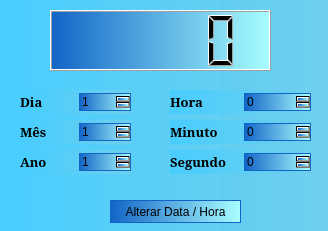
<?xml version="1.0" encoding="UTF-8"?>
<ui version="4.0">
 <class>altera_hora</class>
 <widget class="QDialog" name="altera_hora">
  <property name="geometry">
   <rect>
    <x>0</x>
    <y>0</y>
    <width>328</width>
    <height>231</height>
   </rect>
  </property>
  <property name="windowTitle">
   <string>Dialog</string>
  </property>
  <property name="styleSheet">
   <string notr="true">QWidget{
background-color: qlineargradient(spread:pad, x1:0, y1:0, x2:1, y2:0, stop:0 rgba(69, 205, 255, 220), stop:1 rgba(110, 207, 237, 255));
}


QPushButton {
background-color: qlineargradient(spread:reflect, x1:0, y1:0, x2:1, y2:0, stop:0 rgba(18, 100, 198, 255), stop:1 rgba(169, 255, 255, 255));
border-style: solid;
border-width: 1px;
border-color: rgb(18, 100, 198);
color: rgb(0,0,0);
border-radius: 25px;

}

QPushButton:hover{	
	background-color: qradialgradient(spread:reflect, cx:0.5, cy:0.5, radius:0.5, fx:0.5, fy:0.5, stop:0 rgba(169, 255, 255, 255), stop:1 rgba(18, 100, 198, 255));
    border-style: solid;
border-width: 1px;
border-color: rgb(18, 100, 198);
color: rgb(255, 255, 255);
border-radius: 15px;
}

QPushButton:pressed{
	
	background-color: rgb(123, 117, 179);
    border-style: outset;
    border-width: 2px;
    border-radius: 5px;
    border-color: gray;
    font: bold 10px;
    padding: 20px;
}

QLabel{
background-color: rgb(null);
color: rgb(null);
}

QSpinBox{
background-color: qlineargradient(spread:reflect, x1:0, y1:0, x2:1, y2:0, stop:0 rgba(18, 100, 198, 255), stop:1 rgba(169, 255, 255, 255));
border-style: solid;
border-width: 1px;
border-color: rgb(18, 100, 198);
color: rgb(0,0,0);
border-radius: 15px;
}

QLCDNumber {
background-color: qlineargradient(spread:reflect, x1:0, y1:0, x2:1, y2:0, stop:0 rgba(18, 100, 198, 255), stop:1 rgba(169, 255, 255, 255));

}</string>
  </property>
  <widget class="QPushButton" name="altera">
   <property name="geometry">
    <rect>
     <x>110</x>
     <y>200</y>
     <width>131</width>
     <height>23</height>
    </rect>
   </property>
   <property name="text">
    <string>Alterar Data / Hora</string>
   </property>
  </widget>
  <widget class="QWidget" name="layoutWidget1">
   <property name="geometry">
    <rect>
     <x>20</x>
     <y>90</y>
     <width>111</width>
     <height>24</height>
    </rect>
   </property>
   <layout class="QHBoxLayout" name="horizontalLayout">
    <item>
     <widget class="QLabel" name="label">
      <property name="font">
       <font>
        <family>MS Serif</family>
        <pointsize>10</pointsize>
        <weight>75</weight>
        <bold>true</bold>
       </font>
      </property>
      <property name="text">
       <string>Dia</string>
      </property>
     </widget>
    </item>
    <item>
     <widget class="QSpinBox" name="dia">
      <property name="minimum">
       <number>1</number>
      </property>
      <property name="maximum">
       <number>31</number>
      </property>
     </widget>
    </item>
   </layout>
  </widget>
  <widget class="QWidget" name="layoutWidget2">
   <property name="geometry">
    <rect>
     <x>20</x>
     <y>120</y>
     <width>111</width>
     <height>24</height>
    </rect>
   </property>
   <layout class="QHBoxLayout" name="horizontalLayout_2">
    <item>
     <widget class="QLabel" name="label_2">
      <property name="font">
       <font>
        <family>MS Serif</family>
        <pointsize>10</pointsize>
        <weight>75</weight>
        <bold>true</bold>
       </font>
      </property>
      <property name="text">
       <string>Mês</string>
      </property>
     </widget>
    </item>
    <item>
     <widget class="QSpinBox" name="mes">
      <property name="minimum">
       <number>1</number>
      </property>
      <property name="maximum">
       <number>12</number>
      </property>
     </widget>
    </item>
   </layout>
  </widget>
  <widget class="QWidget" name="layoutWidget3">
   <property name="geometry">
    <rect>
     <x>20</x>
     <y>150</y>
     <width>111</width>
     <height>24</height>
    </rect>
   </property>
   <layout class="QHBoxLayout" name="horizontalLayout_3">
    <item>
     <widget class="QLabel" name="label_3">
      <property name="font">
       <font>
        <family>MS Serif</family>
        <pointsize>10</pointsize>
        <weight>75</weight>
        <bold>true</bold>
       </font>
      </property>
      <property name="text">
       <string>Ano</string>
      </property>
     </widget>
    </item>
    <item>
     <widget class="QSpinBox" name="ano">
      <property name="minimum">
       <number>1</number>
      </property>
      <property name="maximum">
       <number>9999</number>
      </property>
     </widget>
    </item>
   </layout>
  </widget>
  <widget class="QWidget" name="layoutWidget4">
   <property name="geometry">
    <rect>
     <x>170</x>
     <y>90</y>
     <width>141</width>
     <height>24</height>
    </rect>
   </property>
   <layout class="QHBoxLayout" name="horizontalLayout_4">
    <item>
     <widget class="QLabel" name="label_4">
      <property name="font">
       <font>
        <family>MS Serif</family>
        <pointsize>10</pointsize>
        <weight>75</weight>
        <bold>true</bold>
       </font>
      </property>
      <property name="text">
       <string>Hora</string>
      </property>
     </widget>
    </item>
    <item>
     <widget class="QSpinBox" name="hora">
      <property name="maximum">
       <number>23</number>
      </property>
     </widget>
    </item>
   </layout>
  </widget>
  <widget class="QWidget" name="layoutWidget5">
   <property name="geometry">
    <rect>
     <x>170</x>
     <y>120</y>
     <width>141</width>
     <height>24</height>
    </rect>
   </property>
   <layout class="QHBoxLayout" name="horizontalLayout_5">
    <item>
     <widget class="QLabel" name="label_5">
      <property name="font">
       <font>
        <family>MS Serif</family>
        <pointsize>10</pointsize>
        <weight>75</weight>
        <bold>true</bold>
       </font>
      </property>
      <property name="text">
       <string>Minuto</string>
      </property>
     </widget>
    </item>
    <item>
     <widget class="QSpinBox" name="minuto">
      <property name="maximum">
       <number>60</number>
      </property>
     </widget>
    </item>
   </layout>
  </widget>
  <widget class="QWidget" name="layoutWidget6">
   <property name="geometry">
    <rect>
     <x>170</x>
     <y>150</y>
     <width>141</width>
     <height>24</height>
    </rect>
   </property>
   <layout class="QHBoxLayout" name="horizontalLayout_6">
    <item>
     <widget class="QLabel" name="label_6">
      <property name="font">
       <font>
        <family>MS Serif</family>
        <pointsize>10</pointsize>
        <weight>75</weight>
        <bold>true</bold>
       </font>
      </property>
      <property name="text">
       <string>Segundo</string>
      </property>
     </widget>
    </item>
    <item>
     <widget class="QSpinBox" name="segundo">
      <property name="maximum">
       <number>60</number>
      </property>
     </widget>
    </item>
   </layout>
  </widget>
  <widget class="QLCDNumber" name="lcdNumber">
   <property name="geometry">
    <rect>
     <x>50</x>
     <y>10</y>
     <width>221</width>
     <height>61</height>
    </rect>
   </property>
  </widget>
 </widget>
 <resources/>
 <connections/>
</ui>
